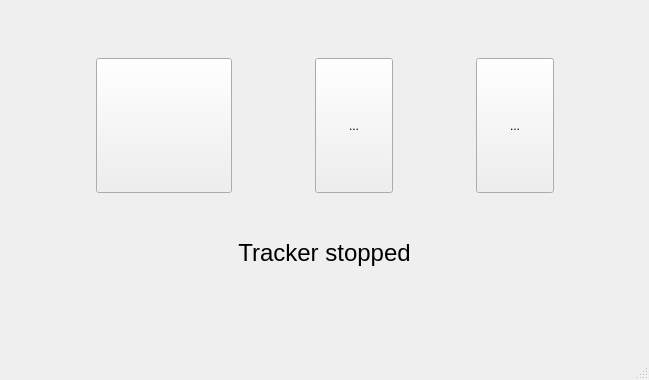
<?xml version="1.0" encoding="UTF-8"?>
<ui version="4.0">
 <class>MainWindow</class>
 <widget class="QMainWindow" name="MainWindow">
  <property name="geometry">
   <rect>
    <x>0</x>
    <y>0</y>
    <width>649</width>
    <height>380</height>
   </rect>
  </property>
  <property name="windowTitle">
   <string>WikiGPS Tracker control</string>
  </property>
  <widget class="QWidget" name="centralwidget">
   <layout class="QGridLayout" name="gridLayout">
    <item row="0" column="0">
     <widget class="QStackedWidget" name="m_stackedWidget">
      <property name="currentIndex">
       <number>0</number>
      </property>
      <widget class="QWidget" name="page">
       <layout class="QGridLayout" name="gridLayout_2">
        <item row="0" column="0">
         <spacer name="verticalSpacer_2">
          <property name="orientation">
           <enum>Qt::Vertical</enum>
          </property>
          <property name="sizeHint" stdset="0">
           <size>
            <width>20</width>
            <height>40</height>
           </size>
          </property>
         </spacer>
        </item>
        <item row="1" column="0">
         <layout class="QHBoxLayout" name="horizontalLayout">
          <item>
           <spacer name="horizontalSpacer">
            <property name="orientation">
             <enum>Qt::Horizontal</enum>
            </property>
            <property name="sizeHint" stdset="0">
             <size>
              <width>40</width>
              <height>20</height>
             </size>
            </property>
           </spacer>
          </item>
          <item>
           <widget class="QToolButton" name="startButton">
            <property name="sizePolicy">
             <sizepolicy hsizetype="Expanding" vsizetype="Expanding">
              <horstretch>0</horstretch>
              <verstretch>0</verstretch>
             </sizepolicy>
            </property>
            <property name="focusPolicy">
             <enum>Qt::ClickFocus</enum>
            </property>
            <property name="autoFillBackground">
             <bool>true</bool>
            </property>
            <property name="text">
             <string/>
            </property>
            <property name="icon">
             <iconset resource="images.qrc">
              <normaloff>:/images/start-256.png</normaloff>:/images/start-256.png</iconset>
            </property>
            <property name="iconSize">
             <size>
              <width>128</width>
              <height>128</height>
             </size>
            </property>
            <property name="autoRepeatDelay">
             <number>300</number>
            </property>
           </widget>
          </item>
          <item>
           <spacer name="horizontalSpacer_3">
            <property name="orientation">
             <enum>Qt::Horizontal</enum>
            </property>
            <property name="sizeHint" stdset="0">
             <size>
              <width>40</width>
              <height>20</height>
             </size>
            </property>
           </spacer>
          </item>
          <item>
           <widget class="QToolButton" name="logButton">
            <property name="sizePolicy">
             <sizepolicy hsizetype="Expanding" vsizetype="Expanding">
              <horstretch>0</horstretch>
              <verstretch>0</verstretch>
             </sizepolicy>
            </property>
            <property name="focusPolicy">
             <enum>Qt::ClickFocus</enum>
            </property>
            <property name="autoFillBackground">
             <bool>true</bool>
            </property>
            <property name="text">
             <string>...</string>
            </property>
            <property name="icon">
             <iconset resource="images.qrc">
              <normaloff>:/images/logs-256.png</normaloff>:/images/logs-256.png</iconset>
            </property>
            <property name="iconSize">
             <size>
              <width>128</width>
              <height>128</height>
             </size>
            </property>
           </widget>
          </item>
          <item>
           <spacer name="horizontalSpacer_4">
            <property name="orientation">
             <enum>Qt::Horizontal</enum>
            </property>
            <property name="sizeHint" stdset="0">
             <size>
              <width>40</width>
              <height>20</height>
             </size>
            </property>
           </spacer>
          </item>
          <item>
           <widget class="QToolButton" name="settingsButton">
            <property name="sizePolicy">
             <sizepolicy hsizetype="Expanding" vsizetype="Expanding">
              <horstretch>0</horstretch>
              <verstretch>0</verstretch>
             </sizepolicy>
            </property>
            <property name="focusPolicy">
             <enum>Qt::ClickFocus</enum>
            </property>
            <property name="autoFillBackground">
             <bool>true</bool>
            </property>
            <property name="text">
             <string>...</string>
            </property>
            <property name="icon">
             <iconset resource="images.qrc">
              <normaloff>:/images/settings-256.png</normaloff>:/images/settings-256.png</iconset>
            </property>
            <property name="iconSize">
             <size>
              <width>128</width>
              <height>128</height>
             </size>
            </property>
           </widget>
          </item>
          <item>
           <spacer name="horizontalSpacer_2">
            <property name="orientation">
             <enum>Qt::Horizontal</enum>
            </property>
            <property name="sizeHint" stdset="0">
             <size>
              <width>40</width>
              <height>20</height>
             </size>
            </property>
           </spacer>
          </item>
         </layout>
        </item>
        <item row="3" column="0">
         <widget class="QLabel" name="m_daemonIndicator">
          <property name="font">
           <font>
            <pointsize>18</pointsize>
           </font>
          </property>
          <property name="text">
           <string>Tracker stopped</string>
          </property>
          <property name="alignment">
           <set>Qt::AlignCenter</set>
          </property>
         </widget>
        </item>
        <item row="2" column="0">
         <spacer name="verticalSpacer">
          <property name="orientation">
           <enum>Qt::Vertical</enum>
          </property>
          <property name="sizeHint" stdset="0">
           <size>
            <width>20</width>
            <height>40</height>
           </size>
          </property>
         </spacer>
        </item>
       </layout>
      </widget>
      <widget class="QWidget" name="page_2"/>
     </widget>
    </item>
    <item row="1" column="0">
     <spacer name="verticalSpacer_3">
      <property name="orientation">
       <enum>Qt::Vertical</enum>
      </property>
      <property name="sizeHint" stdset="0">
       <size>
        <width>20</width>
        <height>40</height>
       </size>
      </property>
     </spacer>
    </item>
   </layout>
  </widget>
  <widget class="QMenuBar" name="menubar">
   <property name="geometry">
    <rect>
     <x>0</x>
     <y>0</y>
     <width>649</width>
     <height>23</height>
    </rect>
   </property>
  </widget>
  <widget class="QStatusBar" name="statusbar"/>
 </widget>
 <resources>
  <include location="images.qrc"/>
 </resources>
 <connections/>
</ui>
